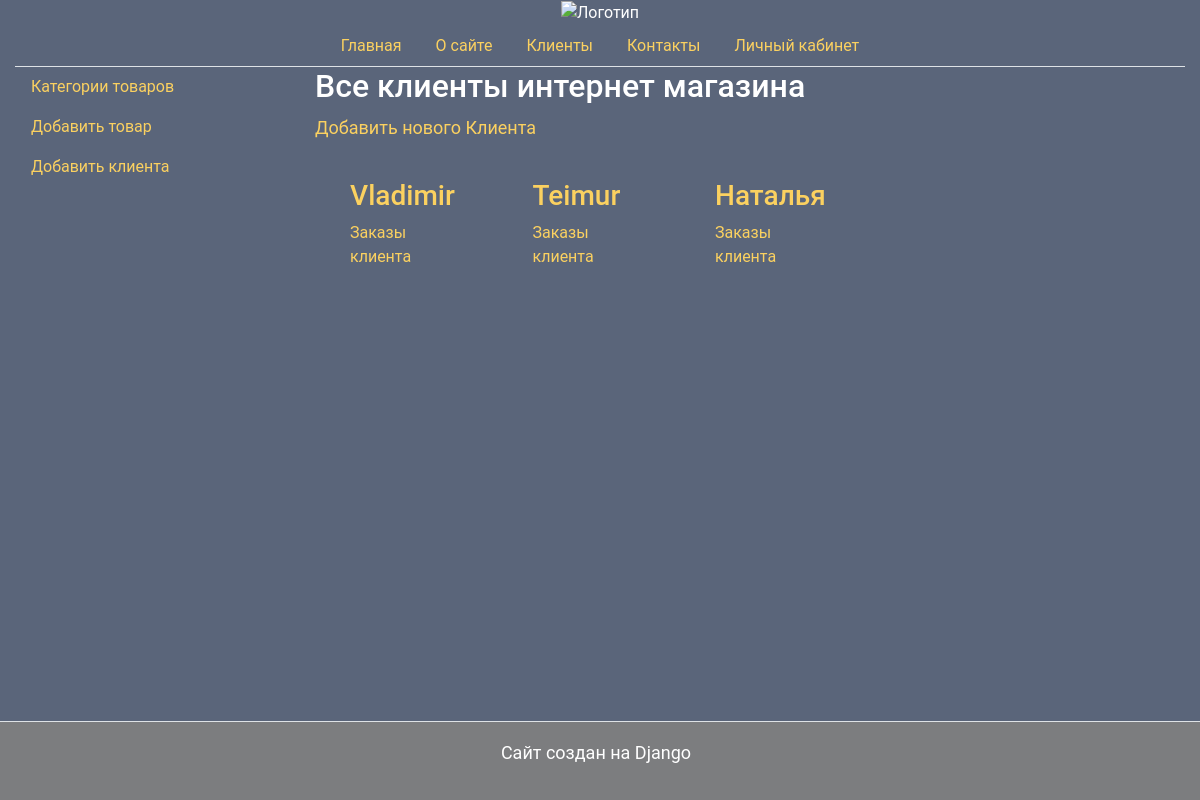
Screenshot of /clients/all/ with the database file from the repository.
### myapp/models.py (models this page shows, shortened)
class Client(models.Model): # создание модели Client.
    name = models.CharField(max_length=50)
    email = models.EmailField(unique=True)# уникальное поле, не может быть одинаковых email
    phone = models.CharField(max_length=16) #+7(999)999-99-99
    address = models.CharField(max_length=100)
    reg_data = models.DateTimeField(auto_now_add=True)
    image = models.ImageField(upload_to='clients/', null=True, blank=True)  # добавляем поле для изображения

### myapp/views.py (the view)
# urls.py: path('clients/all/', views.clients_all, name='clients_all'), # путь к представлению clients_all
def clients_all(request):
    clients = Client.objects.all()
    return render(request, 'clients_all.html', {'clients': clients, 'title': 'Список клиентов'})

### myapp/templates/clients_all.html (shortened to what this page needs)
{% extends 'base.html' %}
{% block content %}
<h2>Все клиенты интернет магазина</h2>
<p><a href="{% url 'add_user' %}">Добавить нового Клиента</a></p>
<div class="container">
    <div class="row">
        {% for client in clients %}
            <div class="col-md-3 client-card">
                <h3><a href="{% url 'client_about' client.id %}" title="Карточка {{ client.name }}">{{ client.name }}</a></h3>
                <a href="{% url 'client_orders' client.id %}">Заказы клиента</a>
            </div>
            {% if forloop.counter|divisibleby:3 %}
                </div><div class="row">
            {% endif %}
        {% endfor %}
    </div>
</div>
{% endblock %}

### myapp/templates/base.html (style rules this page uses)
body { background: #5A657A; color: white; font-family: "Roboto", sans-serif; }
body p { font-size: 18px; line-height: 30px; }
body a { color: #FBD160; }

### myapp/templates/clients_all.html (style rules this page uses)
.client-card { margin: 20px; }

### rows the page displays
Client: name "Vladimir"
Client: name "Teimur"
Client: name "Наталья"
